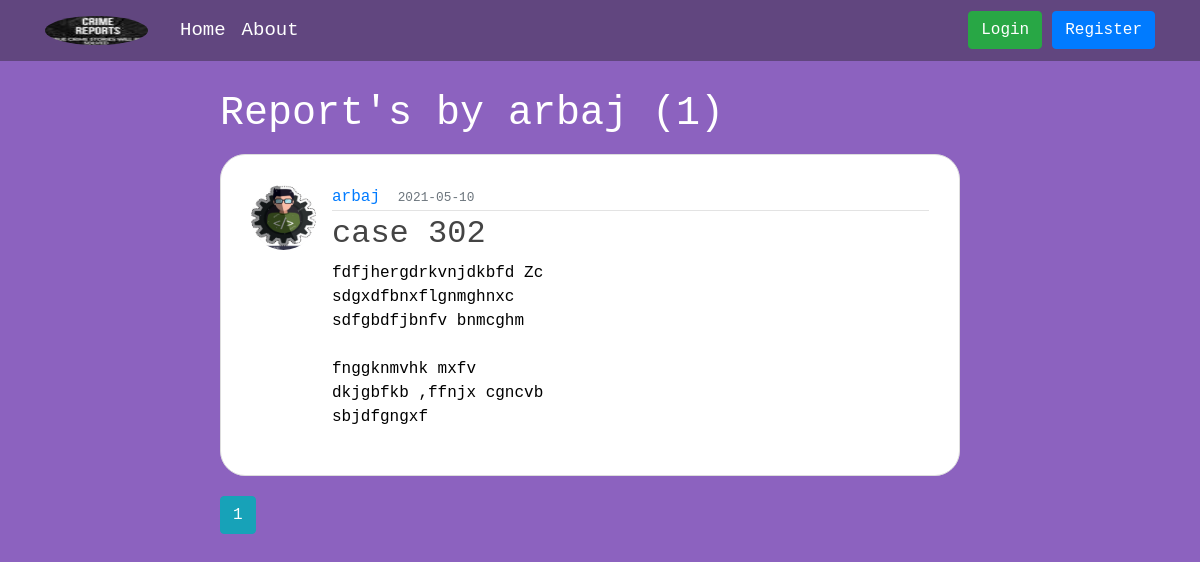
/user/arbaj, run on the app's committed database.
### report/models.py (models this page shows, shortened)
class User(db.Model , UserMixin):
    id = db.Column(db.Integer, primary_key=True)
    username = db.Column(db.String(50), unique=True, nullable=False)
    email = db.Column(db.String(150), unique=True, nullable=False)
    phone_no = db.Column(db.Integer , unique=True , nullable=False)
    image_file = db.Column(db.String(20), nullable=False, default='default.jpg')
    password = db.Column(db.String(60), nullable=False)
    reports = db.relationship('Report', backref='author', lazy=True)

class Report(db.Model):
    id = db.Column(db.Integer, primary_key=True)
    title = db.Column(db.String(100), nullable=False)
    date_reported = db.Column(db.DateTime, nullable=False, default=datetime.utcnow)
    content = db.Column(db.Text, nullable=False)
    user_id = db.Column(db.Integer, db.ForeignKey('user.id'), nullable=False)
    status  = db.Column(db.String(100) , nullable=False , default = 'Investigating')

### report/routes.py (the view)
@app.route("/user/<string:username>")
def user_reports(username):
    page = request.args.get('page', 1, type=int)
    user = User.query.filter_by(username=username).first_or_404()
    reports = Report.query.filter_by(author=user)\
        .order_by(Report.date_reported.desc())\
        .paginate(page=page, per_page=5)
    return render_template('user_reports.html', reports=reports, user=user)

### report/templates/user_reports.html
{% extends "layout.html" %}
{% block content %}
    <h1 class="mb-3">Report's by {{ user.username }} ({{ reports.total }})</h1>
    {% for report in reports.items %}
        <article class="media content-section">
          <img class="rounded-circle article-img" src="{{ url_for('static', filename='images/' + report.author.image_file) }}">
          <div class="media-body">
            <div class="article-metadata">
              <a class="mr-2" href="{{ url_for('user_reports', username=report.author.username) }}">{{ report.author.username }}</a>
              <small class="text-muted">{{ report.date_reported.strftime('%Y-%m-%d') }}</small>
            </div>
            <h2><a class="article-title" href="{{ url_for('report', report_id=report.id) }}">{{ report.title }}</a></h2>
            <p class="article-content">{{ report.content }}</p>
          </div>
        </article>
    {% endfor %}
    {% for page_num in reports.iter_pages(left_edge=2 , right_edge=2, left_current=2, right_current=2) %}
    {% if page_num %}
      {% if reports.page == page_num %}
        <a class="btn btn-info mb-4" href="{{ url_for('user_reports' , username = user.username , page=page_num) }}">{{ page_num }}</a>
      {% else %}
        <a class="btn btn-outline-info mb-4" href="{{ url_for('user_reports' , username = user.username , page=page_num) }}">{{ page_num }}</a>
      {% endif %}
    {% else %}
      ...
    {% endif %}
  {% endfor %}
{% endblock content %}

### report/static/main.css (style rules this page uses)
* { margin: 0; padding: 0; }
body { background-color: #8c62bf; color: #000000; margin-top: 5rem; font-family:monospace; }
h1, h2, h3, h4, h5, h6 { color: #ffffff; }
.content-section { background: #ffffff; padding: 30px 30px; border: 1px solid #dddddd; border-radius: 25px; margin-bottom: 20px; }
.article-title { color: #444444; }
.article-content { white-space: pre-line; }
.article-img { height: 65px; width: 65px; margin-right: 16px; }
.article-metadata { padding-bottom: 1px; margin-bottom: 4px; border-bottom: 1px solid #e3e3e3 }

### data on the page
User: username "arbaj"
Report: image_file (placeholder picture), author.username "arbaj", date_reported "2021-05-10", title "case 302", content "fdfjhergdrkvnjdkbfd Zc sdgxdfbnxflgnmghnxc sdfgbdfjbnfv bnmcghm fnggknmvhk mxfv dkjgbfkb ,ffnjx cgncvb sbjdfgngxf"

### other printed values
{{ reports.total }} "1"
{{ page_num }} "1"
